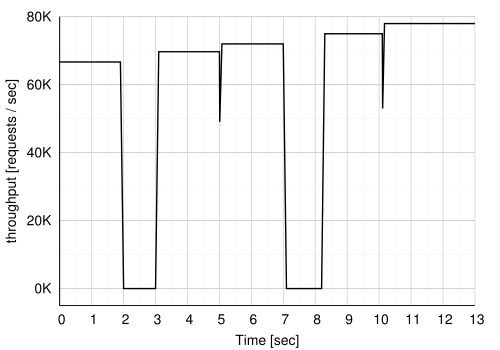

Generate this figure with gnuplot:
set terminal postscript eps enhanced "NimbusSanL-Regu, 20" fontfile "/usr/share/fonts/type1/texlive-fonts-recommended/uhvr8a.pfb"
set style line 1 lt 1 lc rgb '#CCCCCC' lw 2
set style line 2 lt 1 lc rgb '#EBEBEB' lw 1
set style line 3 lt 1 lw 4

set nokey

set ylabel "throughput [requests / sec]"
set xlabel "Time [sec]"
set xrange [0:13]
set xtics nomirror 1
set mxtics 2
set yrange [-5:80]
set ytics format ""
set ytics nomirror
set ytics 20
set ytics add ("0K" 0, "20K" 20, "40K" 40, "60K" 60, "80K" 80)
set mytics 2 

set grid mxtics xtics ls 1, ls 2
set grid mytics ytics ls 1, ls 2
set ytics scale 0.0000001, 0.0000001
set xtics scale 0.0000001, 0.0000001

# Draw only the left and bottom borders: 
set border 3

plot 'reconfiguration.dat' using 1:2 with line ls 3

unset yrange
unset ytics
unset border
